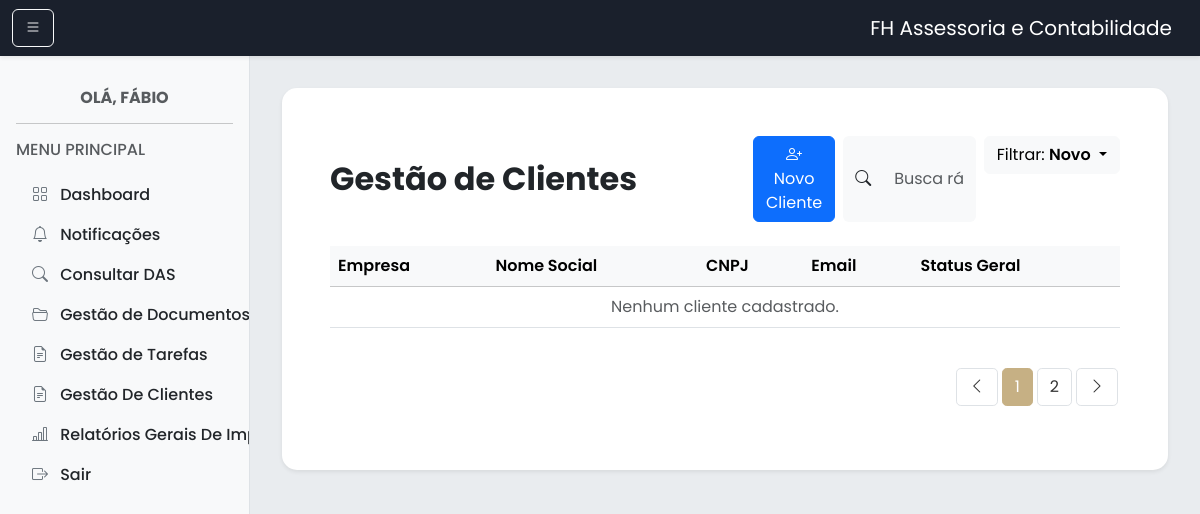
Page /gestao-clientes/ on the earlier database version.
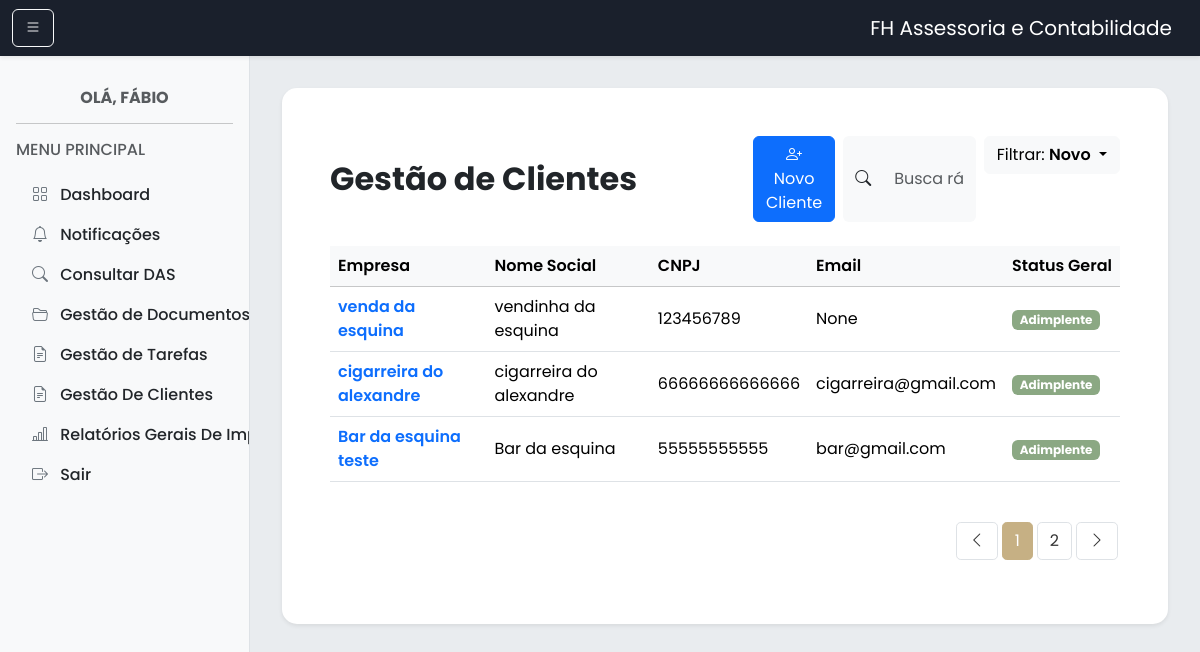
Same page on the later database version.
### core/models.py (models this page shows)
class EmpresasUsuarioCliente(models.Model):
    id = models.AutoField(db_column='ID', primary_key=True)
    empresa_cnpj = models.ForeignKey(
        'Empresa',
        to_field='cnpj',
        db_column='Empresa_CNPJ',
        on_delete=models.CASCADE,
        related_name='usuarios_clientes'
    )
    tipo_usuario = models.CharField(db_column='Tipo_usuario', max_length=50, blank=True, null=True)
    usuario_cliente = models.ForeignKey(
        'Usuario',
        to_field='cpf',
        db_column='Usuario_Cliente_CPF',
        on_delete=models.CASCADE,
        related_name='empresas_como_cliente'
    )
    class Meta:
        db_table = 'Empresas_Usuario_Cliente'

class Empresa(models.Model):
    cnpj = models.CharField(db_column='CNPJ', max_length=20, primary_key=True)
    razao_social = models.CharField(db_column='Razao_social', max_length=255, blank=True, null=True)
    nome_fantasia = models.CharField(db_column='Nome_fantasia', max_length=255, blank=True, null=True)
    inscricao_municipal = models.CharField(db_column='Inscricao_municipal', max_length=50, blank=True, null=True)
    tipo_empresa = models.CharField(db_column='Tipo_Empresa', max_length=50, blank=True, null=True)
    email = models.CharField(db_column='Email', max_length=255, blank=True, null=True)
    telefone = models.CharField(db_column='Telefone', max_length=50, blank=True, null=True)
    logradouro = models.CharField(db_column='Logradouro', max_length=255, blank=True, null=True)
    bairro = models.CharField(db_column='Bairro', max_length=100, blank=True, null=True)
    cidade = models.CharField(db_column='Cidade', max_length=100, blank=True, null=True)
    estado = models.CharField(db_column='Estado', max_length=100, blank=True, null=True)
    cep = models.CharField(db_column='CEP', max_length=20, blank=True, null=True)
    pais = models.CharField(db_column='Pais', max_length=100, blank=True, null=True)
    data_de_registro = models.DateField(db_column='Data_de_registro', blank=True, null=True)
    class Meta:
        db_table = 'Empresas'

### core/views.py (the view, shortened to what this page needs)
# urls.py: path('gestao-clientes/', views.gestao_clientes_cont, name='gestao_clientes_cont'),
def gestao_clientes_cont(request):
    relacoes = (
        EmpresasUsuarioCliente.objects
        .select_related('empresa_cnpj', 'usuario_cliente')
        .all()
    )
    return render(request, 'gestao_clientes_cont.html', {'relacoes': relacoes})

### core/templates/gestao_clientes_cont.html (shortened to what this page needs)
{% load static %}
<!DOCTYPE html>
<html lang="pt-BR">
<head>
    <link rel="stylesheet" href="https://cdn.jsdelivr.net/npm/bootstrap-icons@1.11.3/font/bootstrap-icons.css">
    <link href="https://cdn.jsdelivr.net/npm/bootstrap@5.3.3/dist/css/bootstrap.min.css" rel="stylesheet" />
    <link rel="stylesheet" href="{% static 'css/style.css' %}" />
    <link rel="stylesheet" href="{% static 'css/dashboard.css' %}" />
</head>
<body>
    {% include '_header_contador.html' %}
    <div class="dashboard-container">
        {% include '_sidebar_cont.html' %}
        <main class="main-content">
            <div class="card shadow-sm border-0 main-content-card">
                <div class="card-body p-4 p-md-5">
                    <div class="row align-items-center mb-4">
                        <div class="col-md-6">
                            <h1 class="h2 fw-bold mb-0">Gestão de Clientes</h1>
                        </div>
                        <div class="col-md-6 d-flex justify-content-md-end mt-3 mt-md-0 gap-2">
                            <button class="btn btn-primary ms-3" data-bs-toggle="modal"
                                data-bs-target="#novoClienteModal">
                                <i class="bi bi-person-plus"></i> Novo Cliente
                            </button>
                            <div class="input-group" style="max-width: 250px;">
                                <span class="input-group-text bg-light border-0"><i class="bi bi-search"></i></span>
                                <input type="text" class="form-control bg-light border-0" placeholder="Busca rápida...">
                            </div>
                            <div class="dropdown">
                                <button class="btn btn-light dropdown-toggle" type="button" data-bs-toggle="dropdown"
                                    aria-expanded="false">
                                    Filtrar: <span class="fw-semibold">Novo</span>
                                </button>
                            </div>
                        </div>
                    </div>
                    <div class="table-responsive">
                        <table class="table align-middle table-hover dashboard-table">
                            <thead class="table-light">
                                <tr>
                                    <th scope="col">Empresa</th>
                                    <th scope="col">Nome Social</th>
                                    <th scope="col">CNPJ</th>
                                    <th scope="col">Email</th>
                                    <th scope="col">Status Geral</th>
                                </tr>
                            </thead>
                            <tbody>
                                {% for rel in relacoes %}
                                <tr>
                                    <td class="fw-semibold">
                                        <a href="{% url 'detalhe_cliente' rel.empresa_cnpj.cnpj %}"
                                            class="text-decoration-none link-primary">
                                            {{ rel.empresa_cnpj.nome_fantasia }}
                                        </a>
                                    </td>
                                    <td>{{ rel.empresa_cnpj.razao_social }}</td>
                                    <td>{{ rel.empresa_cnpj.cnpj }}</td>
                                    <td>{{ rel.empresa_cnpj.email }}</td>
                                    <td>
                                        <span class="badge status-adimplente status-badge-cliente"
                                            style="cursor:pointer;">
                                            Adimplente
                                        </span>
                                    </td>
                                </tr>
                                {% empty %}
                                <tr>
                                    <td colspan="5" class="text-center text-muted">
                                        Nenhum cliente cadastrado.
                                    </td>
                                </tr>
                                {% endfor %}
                            </tbody>
                        </table>
                    </div>
                    <nav aria-label="Paginação da tabela" class="d-flex justify-content-end mt-4">
                        <ul class="pagination">
                            <li class="page-item"><a class="page-link" href="#"><i class="bi bi-chevron-left"></i></a>
                            </li>
                            <li class="page-item active"><a class="page-link" href="#">1</a></li>
                            <li class="page-item"><a class="page-link" href="#">2</a></li>
                            <li class="page-item"><a class="page-link" href="#"><i class="bi bi-chevron-right"></i></a>
                            </li>
                        </ul>
                    </nav>
                </div>
            </div>
        </main>
    </div>
</body>
</html>

### core/templates/_header_contador.html
<header class="navbar navbar-expand-lg navbar-dark shadow-sm bgheader fixed-top">
    <div class="container-fluid">
        <button class="btn btn-outline-light me-2"  id="sidebarContadorToggle">
            <i class="bi bi-list"></i>
        </button>
        <a class="navbar-brand fw-regular text-white" href="{% url 'index' %}">FH Assessoria e Contabilidade</a>
    </div>
</header>

### core/templates/_sidebar_cont.html
<aside class="sidebar sidebar-contador" id="sidebarContador">
    <div class="p-3">
        <h6 class="text-muted text-uppercase mb-3 row justify-content-center fw-bold mt-3">Olá, Fábio</h6>
        <hr>
        <h6 class="text-muted text-uppercase mb-3">Menu Principal</h6>
        <ul class="nav nav-pills flex-column mb-auto">
            <li><a href="{% url 'dashboard_cont' %}" class="nav-link text-dark"><i class="bi bi-grid me-2"></i> Dashboard</a></li>
            <li><a href="{% url 'notificacoes_cont' %}" class="nav-link text-dark"><i class="bi bi-bell me-2"></i> Notificações</a></li>
            <li><a href="{% url 'DASMEI_cont' %}" class="nav-link text-dark"><i class="bi bi-search me-2"></i> Consultar DAS</a></li>
            <li><a href="{% url 'gestaodocs' %}" class="nav-link text-dark"><i class="bi bi-folder2-open me-2"></i> Gestão de Documentos</a></li>
            <li><a href="{% url 'gestao_tarefas_cont' %}" class="nav-link text-dark"><i class="bi bi-file-earmark-text me-2"></i> Gestão de Tarefas</a></li>
            <li><a href="{% url 'gestao_clientes_cont' %}" class="nav-link text-dark"><i class="bi bi-file-earmark-text me-2"></i> Gestão De Clientes</a></li>
            <li><a href="{% url 'gestao_impostos_cont' %}" class="nav-link text-dark"><i class="bi bi-bar-chart-line me-2"></i> Relatórios Gerais De Impostos</a></li>
            <li><a href="{% url 'logout' %}" class="nav-link text-dark"><i class="bi bi-box-arrow-right me-2"></i> Sair</a></li>
        </ul>
    </div>
</aside>

### core/static/css/style.css (style rules this page uses)
html { scroll-padding-top: 80px; }
:root { --cor-primaria: #C6B084; --cor-texto: #333333; --cor-fundo-claro: #F8F9FA; --header-escuro: #1A202C; }
body { font-family: 'Poppins', sans-serif; background-color: #FFFFFF; color: var(--cor-texto); display: flex; flex-direction: column; min-height: 100vh; }
main { flex: 1; }
.card { border-radius: 15px; }
.bgheader { background-color: var(--header-escuro); }
.bg-light { background-color: var(--cor-fundo-claro) ; }

### core/static/css/dashboard.css (style rules this page uses)
.dashboard-container { display: flex; padding-top: 56px; height: 100vh; }
.sidebar, .sidebar-contador { width: 250px; flex-shrink: 0; background-color: #f8f9fa; border-right: 1px solid #dee2e6; overflow-y: auto; transition: width 0.3s ease, padding 0.3s ease; }
.main-content { flex-grow: 1; overflow-y: auto; padding: 2rem; background-color: #e9ecef; transition: margin-left 0.3s ease; }
.sidebar .nav-link, .sidebar-contador .nav-link { font-weight: 500; color: #343a40; white-space: nowrap; }
.sidebar .nav-link .bi, .sidebar-contador .nav-link .bi { color: #6c757d; }
.main-content-card { background-color: #fff; }
.dashboard-table th { font-weight: 600; white-space: nowrap; }
.dashboard-table td { vertical-align: middle; }
.status-adimplente { background-color: #8BA883; color: #ffffff; }
.pagination .page-item .page-link { color: var(--cor-texto); border-radius: 0.3rem; margin: 0 2px; border: 1px solid #dee2e6; }
.pagination .page-item.active .page-link { background-color: var(--cor-primaria); border-color: var(--cor-primaria); color: #fff; }

Differences in the rows shown:
added EmpresasUsuarioCliente: empresa_cnpj.nome_fantasia "venda da esquina", empresa_cnpj.razao_social "vendinha da esquina", empresa_cnpj.cnpj "123456789", empresa_cnpj.email "None"
added EmpresasUsuarioCliente: empresa_cnpj.nome_fantasia "cigarreira do alexandre", empresa_cnpj.razao_social "cigarreira do alexandre", empresa_cnpj.cnpj "66666666666666", empresa_cnpj.email "cigarreira@gmail.com"
added EmpresasUsuarioCliente: empresa_cnpj.nome_fantasia "Bar da esquina teste", empresa_cnpj.razao_social "Bar da esquina", empresa_cnpj.cnpj "55555555555", empresa_cnpj.email "bar@gmail.com"
Other differences:
text no longer shown: "Nenhum cliente cadastrado."
